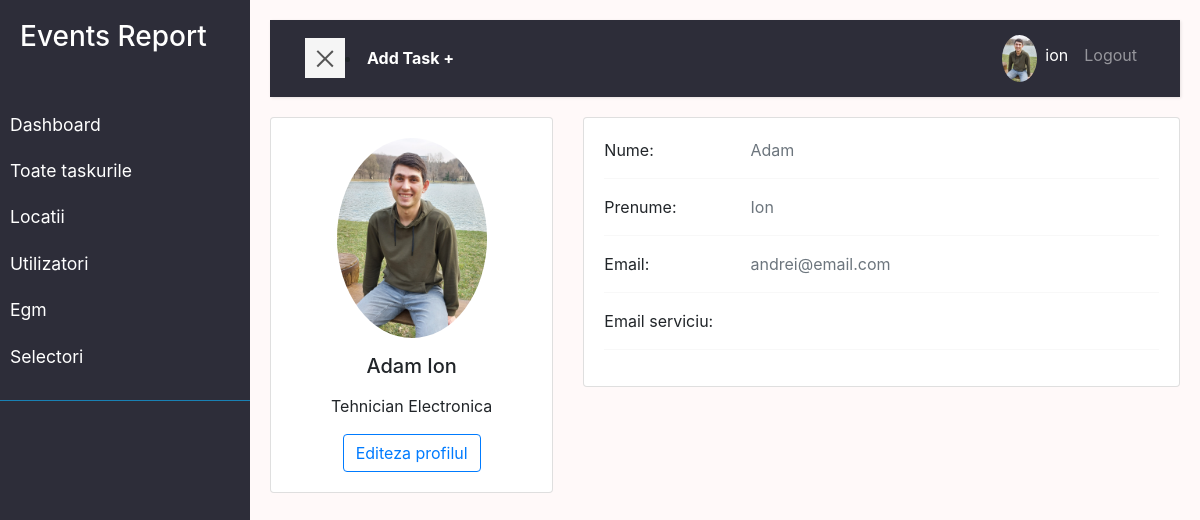
/user/account/ (signed in), run on the app's committed database.
### user/models.py (models this page shows, shortened)
class Profile(models.Model):
    user = models.OneToOneField(
        User, on_delete=models.DO_NOTHING, null=True, blank=True)
    nume = models.CharField(max_length=200, blank=True, null=True)
    prenume = models.CharField(max_length=200, blank=True, null=True)
    email = models.EmailField(max_length=500, blank=True, null=True)
    email_serviciu = models.EmailField(
        max_length=500, unique=True, blank=True, null=True)
    username = models.CharField(max_length=200, blank=True, null=True)
    location = models.CharField(max_length=200, blank=True, null=True)
    functie = models.CharField(
        max_length=200, blank=True, null=True, default='Tehnician Electronica')
    profile_image = models.ImageField(
        null=True, blank=True, upload_to='profiles/', default='profiles/user-default.png')
    url_facebook = models.CharField(max_length=200, blank=True, null=True)
    phone = models.CharField(max_length=200, blank=True, null=True)
    phone_serviciu = models.CharField(max_length=200, blank=True, null=True)
    created = models.DateTimeField(auto_now_add=True)
    id = models.UUIDField(default=uuid.uuid4, unique=True,
                          primary_key=True, editable=False)
    class Meta:
        ordering = ['created']
    @property
    def imageURL(self):
        try:
            url = self.profile_image.url
        except:
            url = ''
        return url

### user/views.py (the view)
# urls.py: path('account/', views.userAccount, name='account'),
@login_required(login_url='login')
def userAccount(request):
    profile = request.user.profile
    context = {'profile': profile}
    return render(request, 'user/account.html', context)

### user/templates/user/account.html (shortened to what this page needs)
{% extends 'main.html' %}
{% block content %}
  <section >
      <div class="row">
        <div class="col-lg-4">
          <div class="card mb-4">
            <div class="card-body text-center">
              <img src="{{profile.imageURL}}" alt="avatar"
                class="rounded-circle img-fluid" style="width: 150px;">
              <h5 class="my-3">{{profile.nume}} {{profile.prenume}}</h5>
              <p>{{profile.functie}}</p>
              <a class="btn btn-outline-primary" href="{% url 'edith_account' %}?next=/user/account">Editeza profilul</a>
            </div>
          </div>
        </div>
        <div class="col-lg-8">
          <div class="card mb-4">
            <div class="card-body">
              {% if profile.nume != None %}
              <div class="row">
                <div class="col-sm-3">
                  <p class="mb-0">Nume:</p>
                </div>
                <div class="col-sm-9">
                  <p class="text-muted mb-0">{{profile.nume}}</p>
                </div>
              </div>
              <hr>
              {% endif %}
              {% if profile.prenume != None %}
              <div class="row">
                <div class="col-sm-3">
                  <p class="mb-0">Prenume:</p>
                </div>
                <div class="col-sm-9">
                  <p class="text-muted mb-0">{{profile.prenume}}</p>
                </div>
              </div>
              <hr>
              {% endif %}
              {% if profile.email != None %}
              <div class="row">
                <div class="col-sm-3">
                  <p class="mb-0">Email:</p>
                </div>
                <div class="col-sm-9">
                  <p class="text-muted mb-0">{{profile.email}}</p>
                </div>
              </div>
              <hr>
              {% endif %}
              <div class="row">
                <div class="col-sm-3">
                  <p class="mb-0">Email serviciu:</p>
                </div>
                <div class="col-sm-9">
                </div>
              </div>
              <hr>
            </div>
          </div>
        </div>
      </div>
  </section>
{% endblock content %}

### templates/navbar.html (shortened to what this page needs)
    <div class="wrapper">
        <nav id="sidebar" >
            <div class="sidebar-header">
                <h3>Events Report</h3>
            </div>
            <ul class="list-unstyled components">
                <li >
                   <a href="{% url 'dashboard' %}">Dashboard</a>
                   <a href="{% url 'tasks'%}">Toate taskurile</a>
                   <a href="{% url 'locations' %}">Locatii</a>
                   <a href="{% url 'profiles' %}">Utilizatori</a>
                   <a href="{% url 'egm' %}">Egm</a>
                   {% if request.user.is_staff %}
                   <a href="{% url 'selectori' %}">Selectori</a>
                   {% endif %}
                </li>
            </ul>
        </nav>
        <div id="content">
            <nav class="navbar navbar-expand-lg navbar-dark bg-nn">
                <div class="container-fluid">
                    <button type="button" id="sidebarCollapse" class="navbar-btn btn-blue ">
                        <span></span>
                    </button> <li class="nav-item active "><a  class="text-white fw-bold" href="{% url 'task-form' %}?next=/">Add Task +</a></li>
                    <div class="collapse navbar-collapse  " id="navbarSupportedContent">
                        <ul class="nav navbar-nav  ml-auto">
                            {% if request.user.is_authenticated %}
                            <li class="nav-item active"><a class="" href="{% url 'account' %}"><img src="{{request.user.profile.imageURL}}"
                                alt="avatar"class="rounded-circle img-fluid" style="width: 35px;"></a></li>
                            <li class="nav-item active"><a class="nav-link" href="{% url 'account' %}">{{request.user.profile.username}}</a></li>
                            <li class="nav-item"><a class="nav-link" href="{% url 'logout' %}">Logout</a></li>
                            {% else %}
                            <li class="nav-item"><a class="nav-link" href="{% url 'login' %}">Login/Sign Up</a></li>
                            {% endif %}
                        </ul>
                    </div>
                </div>
            </nav>
</body>
</html>

### static/styles/app.css (style rules this page uses)
:root { --color-sub: #2d2d39; --color-sub1: #12528f; }

### static/styles/main.css (style rules this page uses)
:root { --color-sub: #2d2d39; --color-sub1: #275179; }
body { background: #fff9f9; }
a, a:hover, a:focus { color: inherit; text-decoration: none; transition: all 0.3s; }
.navbar { padding: 15px 20px; background: var(--color-sub); border: none; border-radius: 0; margin-bottom: 20px; box-shadow: 1px 1px 3px rgba(0, 0, 0, 0.1); }
.navbar-btn { box-shadow: none; outline: none !important; border: none; }
.wrapper { display: flex; width: 100%; align-items: stretch; perspective: 1500px; }
#sidebar { min-width: 250px; max-width: 250px; background: var(--color-sub); color: #fff; transition: all 0.6s cubic-bezier(0.945, 0.020, 0.270, 0.665); transform-origin: bottom left; }
#sidebar .sidebar-header { padding: 20px; background:var(--color-sub); }
#sidebar ul.components { padding: 20px 0; border-bottom: 1px solid #1981b4; }
#sidebar ul li a { padding: 10px; font-size: 1.1em; display: block; }
#content { width: 100%; padding: 20px; min-height: 100vh; transition: all 0.3s; }
#sidebarCollapse { width: 40px; height: 40px; background: #f5f5f5; cursor: pointer; }
#sidebarCollapse span { width: 80%; height: 2px; margin: 0 auto; display: block; background: #555; transition: all 0.8s cubic-bezier(0.810, -0.330, 0.345, 1.375); transition-delay: 0.2s; }
#sidebarCollapse span:last-of-type { transform: rotate(-45deg) translate(1px, -1px); }

### data on the page
Profile: imageURL (picture), nume "Adam", prenume "Ion", functie "Tehnician Electronica", email "andrei@email.com"

### other printed values
{{ request.user.profile.username }} "ion"
